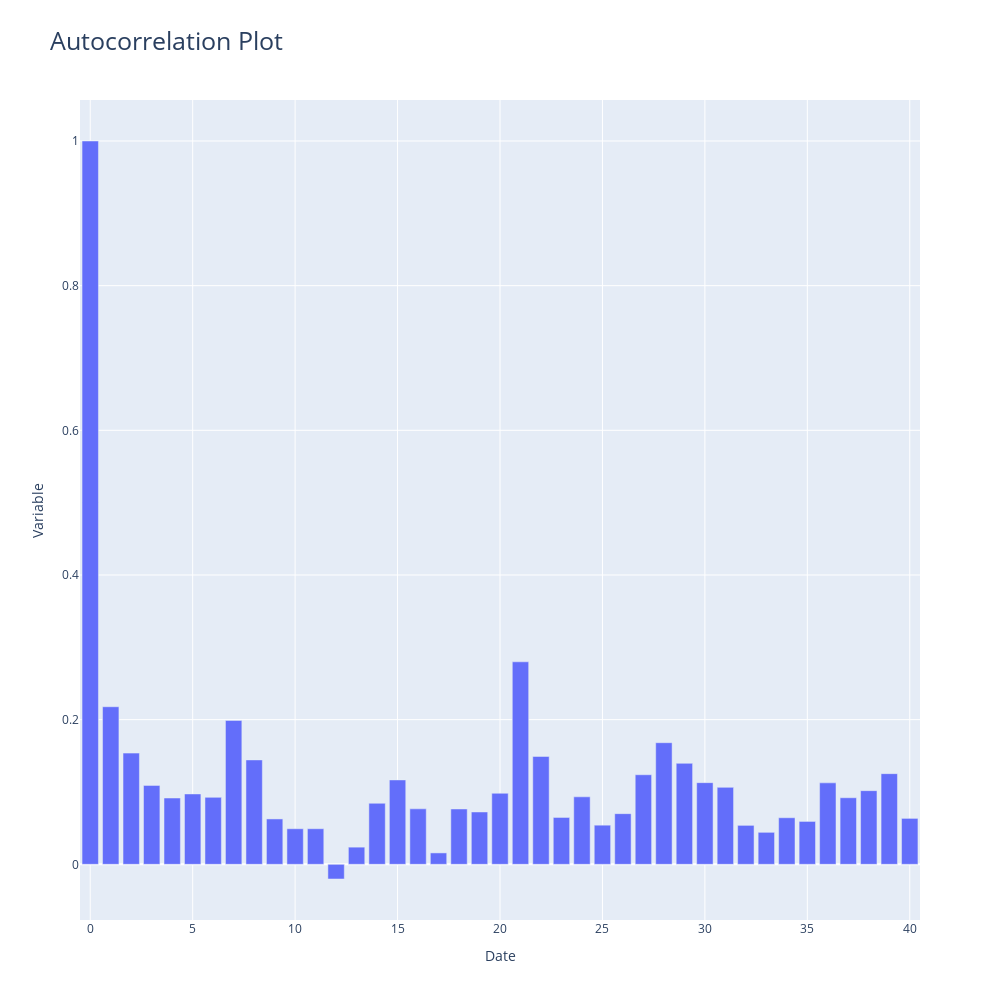

The code cell stored with this chart in its notebook:
### Code cell
# specify viz_backend
dd.plot_autocorrelation(df,col="Births", viz_backend="plotly", plot_type="acf", fft=True)

### Figure 1 — Plotly figure (JSON) as saved in the notebook; plotly's stock layout.template omitted (floating-point values rounded to 4 significant figures)
{"data": [{"type": "bar", "y": [1, 0.2178, 0.1537, 0.1091, 0.09167, 0.09729, 0.09256, 0.1989, 0.1443, 0.06273, 0.04916, 0.04919, -0.02031, 0.02372, 0.08436, 0.1167, 0.0767, 0.01575, 0.07647, 0.07236, 0.09818, 0.28, 0.1491, 0.06479, 0.0933, 0.05409, 0.07004, 0.1238, 0.1681, 0.1396, 0.1129, 0.1064, 0.05384, 0.04423, 0.06438, 0.05928, 0.1126, 0.09201, 0.1018, 0.1253, 0.06349]}], "layout": {"height": 1000, "title": {"font": {"size": 25}, "text": "Autocorrelation Plot"}, "width": 1000, "xaxis": {"autorange": true, "range": [-0.5, 40.5], "showgrid": true, "ticks": "", "title": {"text": "Date"}}, "yaxis": {"automargin": true, "autorange": true, "range": [-0.077, 1.057], "showgrid": true, "ticks": "", "title": {"text": "Variable"}, "type": "linear"}}}
